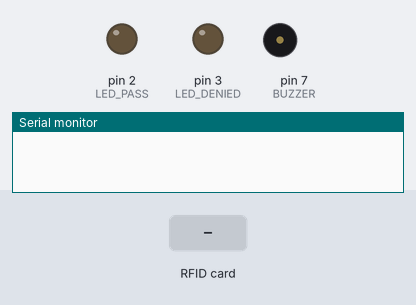
Simulated run of this sketch. Board: Arduino Uno, built with avr-gcc and run on an emulated ATmega328P. On the bench: output pins drawn as LEDs (lit = HIGH), buzzer (waves = sounding), the last lines printed to the serial monitor. The test bench sets the inputs (shaded band). Pins used as bus, display or sensor lines are not drawn.

Above: at 1.2 s.
1.3 s: RFID card B1 47 8A 1D held to the reader
At 1.61 s:
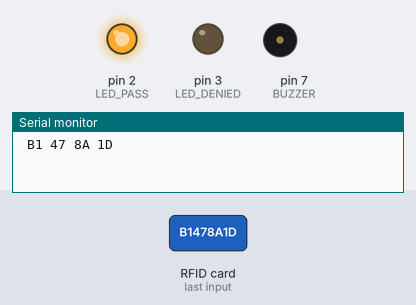
At 2.15 s:
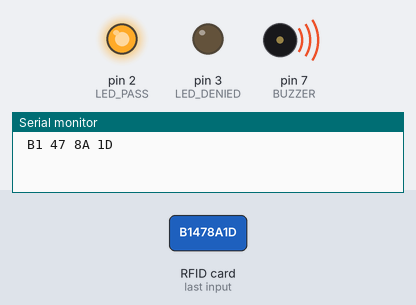
4.3 s: RFID card 5E 7A 19 C4 held to the reader
At 5.67 s:
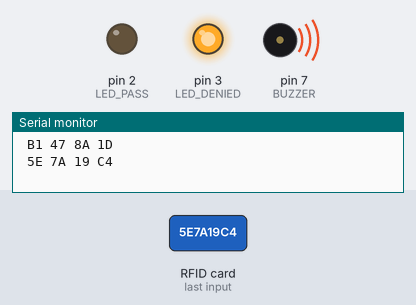
Timing chart, 0 to 9.2 s (numbered marks = the images above; inputs shaded):
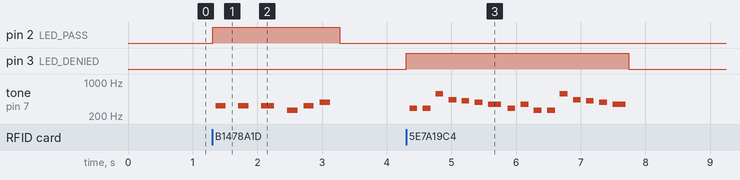

Measured:
- after the input at 1.3 s, pin 2 (LED_PASS): LOW → HIGH at once, → LOW 2.0 s later; tone on pin 7 (BUZZER): plays 327 Hz for 0.16 s, 327 Hz for 0.16 s, 327 Hz for 0.20 s, 260 Hz for 0.16 s, 327 Hz for 0.16 s, 388 Hz for 0.16 s, starting after 0.05 s
- after the input at 4.3 s, pin 3 (LED_DENIED): LOW → HIGH at once, → LOW 3.4 s later; tone on pin 7 (BUZZER): plays 291 Hz for 0.12 s, 292 Hz for 0.12 s, 579 Hz for 0.12 s, 435 Hz for 0.12 s, 411 Hz for 0.12 s, 388 Hz for 0.12 s … (16 notes in this stretch), starting after 0.05 s

The sketch:

teste_rfid.ino
```cpp
#include <SPI.h>
#include <MFRC522.h>
#define SS_PIN 10
#define RST_PIN 9

#define LED_PASS 2
#define LED_DENIED 3
#define BUZZER 7

#define NOTE_C 262
#define NOTE_D 294
#define NOTE_E 330
#define NOTE_F 349
#define NOTE_G 392
#define NOTE_A 440
#define NOTE_B 494
#define NOTE_C_SHARP 528
#define NOTE_D_SHARP 588
#define NOTE_G_SHARP 415
#define NOTE_NULL 0

MFRC522 mfrc522(SS_PIN, RST_PIN); // Create MFRC522 instance.

void tom(char pino, int frequencia, int duracao)
{
    float periodo = 1000.0 / frequencia; // Periodo em ms
    for (int i = 0; i < duracao / (periodo); i++)
    { // Executa a rotina de dentro o tanta de vezes que a frequencia desejada cabe dentro da duracao
        digitalWrite(pino, HIGH);
        delayMicroseconds(periodo * 500); // Metade do periodo em ms
        digitalWrite(pino, LOW);
        delayMicroseconds(periodo * 500);
    }
}

void pass()
{
    digitalWrite(LED_PASS, HIGH);

    // Melodia do Mario ganhando uma vida
    int melody[] = {
        NOTE_E,
        NOTE_NULL,
        NOTE_E,
        NOTE_NULL,
        NOTE_E,
        NOTE_NULL,
        NOTE_C,
        NOTE_E,
        NOTE_G,
        NOTE_G};
    int durations[] = {150, 50, 150, 100, 200, 100, 150, 150, 150};
    playMelody(melody, durations, sizeof(melody) / sizeof(int));

    digitalWrite(LED_PASS, LOW);
}

void denied()
{
    digitalWrite(LED_DENIED, HIGH);

    // Melodia do Mario perdendo uma vida no Super Mario World
    int melody[] = {
        NOTE_D,
        NOTE_D,
        NOTE_D_SHARP,
        NOTE_A,
        NOTE_G_SHARP,
        NOTE_G,
        NOTE_F,
        NOTE_D,
        NOTE_F,
        NOTE_C,
        NOTE_C,
        NOTE_D_SHARP,
        NOTE_A,
        NOTE_G_SHARP,
        NOTE_G,
        NOTE_F};
    int durations[] = {100, 100, 100, 100, 100, 100, 200, 100, 100, 100, 100, 100, 100, 100, 100, 200};
    playMelody(melody, durations, sizeof(melody) / sizeof(int));

    digitalWrite(LED_DENIED, LOW);
}

void playMelody(int *notes, int *durations, int length)
{
    for (int i = 0; i < length; i++)
    {
        tom(BUZZER, notes[i], durations[i]);
        delay(100); // Pausa entre notas
    }
}

void setup()
{
    Serial.begin(9600); // Initiate a serial communication
    SPI.begin();        // Initiate SPI bus
    mfrc522.PCD_Init(); // Initiate MFRC522
    pinMode(LED_PASS, OUTPUT);
    pinMode(LED_DENIED, OUTPUT);
    pinMode(BUZZER, OUTPUT); // Defina o pino do buzzer como saída
}
void loop()
{
    int tempo = 400;
    // Look for new cards
    if (!mfrc522.PICC_IsNewCardPresent())
    {
        return;
    }
    // Select one of the cards
    if (!mfrc522.PICC_ReadCardSerial())
    {
        return;
    }
    // Show UID on serial monitor
    String content = "";
    byte letter;
    for (byte i = 0; i < mfrc522.uid.size; i++)
    {
        content.concat(String(mfrc522.uid.uidByte[i] < 0x10 ? " 0" : " "));
        content.concat(String(mfrc522.uid.uidByte[i], HEX));
    }
    content.toUpperCase();
    Serial.println(content);                   // Print the content to the serial monitor
    if (content.substring(1) == "B1 47 8A 1D") // change here the UID of the card/cards that you want to give access
    {
        pass();
    }
    else
    {
        denied();
    }
}
```
